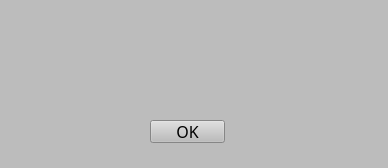
<?xml version="1.0" encoding="UTF-8"?>
<ui version="4.0">
 <class>Form</class>
 <widget class="QWidget" name="Form">
  <property name="geometry">
   <rect>
    <x>0</x>
    <y>0</y>
    <width>388</width>
    <height>168</height>
   </rect>
  </property>
  <property name="windowTitle">
   <string>Form</string>
  </property>
  <property name="styleSheet">
   <string notr="true">
background-color: rgb(188, 188, 188);</string>
  </property>
  <widget class="QLabel" name="LABEL_PIC">
   <property name="geometry">
    <rect>
     <x>10</x>
     <y>10</y>
     <width>101</width>
     <height>41</height>
    </rect>
   </property>
   <property name="text">
    <string/>
   </property>
   <property name="pixmap">
    <pixmap>Project/close-ico3n.png</pixmap>
   </property>
  </widget>
  <widget class="QPushButton" name="OK_BTN">
   <property name="geometry">
    <rect>
     <x>150</x>
     <y>120</y>
     <width>75</width>
     <height>23</height>
    </rect>
   </property>
   <property name="font">
    <font>
     <family>MV Boli</family>
     <pointsize>12</pointsize>
     <weight>50</weight>
     <italic>false</italic>
     <bold>false</bold>
    </font>
   </property>
   <property name="styleSheet">
    <string notr="true">font: 12pt &quot;MV Boli&quot;;</string>
   </property>
   <property name="text">
    <string>OK</string>
   </property>
  </widget>
  <widget class="QTextBrowser" name="VALU_TEXT">
   <property name="geometry">
    <rect>
     <x>50</x>
     <y>40</y>
     <width>291</width>
     <height>61</height>
    </rect>
   </property>
   <property name="styleSheet">
    <string notr="true">font: 12pt &quot;MV Boli&quot;;</string>
   </property>
   <property name="frameShape">
    <enum>QFrame::NoFrame</enum>
   </property>
   <property name="frameShadow">
    <enum>QFrame::Sunken</enum>
   </property>
   <property name="lineWidth">
    <number>0</number>
   </property>
   <property name="readOnly">
    <bool>true</bool>
   </property>
   <property name="textInteractionFlags">
    <set>Qt::NoTextInteraction</set>
   </property>
  </widget>
  <widget class="QLabel" name="label">
   <property name="geometry">
    <rect>
     <x>10</x>
     <y>10</y>
     <width>41</width>
     <height>41</height>
    </rect>
   </property>
   <property name="frameShadow">
    <enum>QFrame::Plain</enum>
   </property>
   <property name="text">
    <string/>
   </property>
   <property name="pixmap">
    <pixmap>../close-ico3n.png</pixmap>
   </property>
  </widget>
 </widget>
 <resources/>
 <connections/>
</ui>
